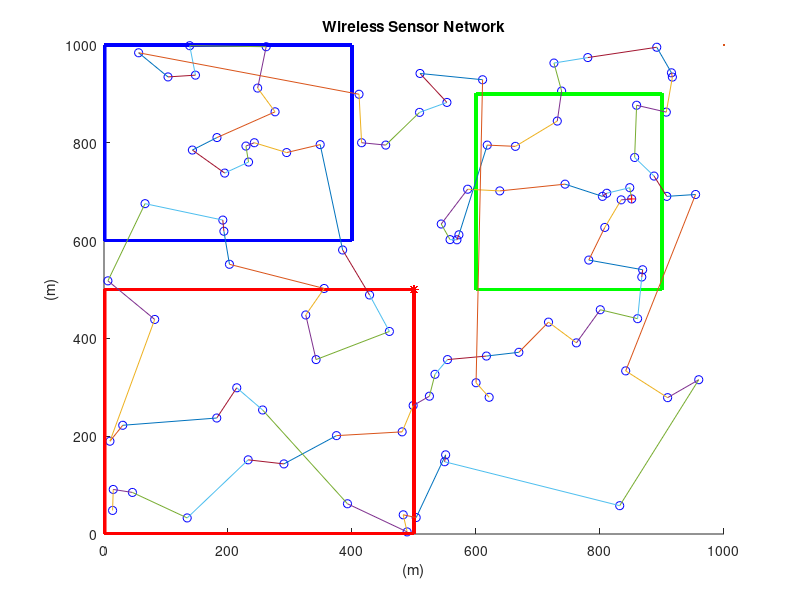

This figure's MATLAB source: (Note: this script raises an error after producing the figure.)
%%%%%%%%%%%%%%%%%%%%%%%%%%%%%%%%%%%%%%%%%%%%%%%%%%%%%%%%%%%%%%%%%%%%%%%%
%                              PEGASIS                                 %
%        Power-Efficient Gathering in Sensor Information Systems       %
%                              Protocol                                %
%                           Part of Thesis:                            %
%       Energy-Efficient Protocols In Wireless Sensor Networks         %
%  First Test (Consumed per trans.) -> 0.00101                                                                 %
% (c) Alexandros Nikolaos Zattas                                       %
% University of Peloponnese                                            %
% Department of Informatics and Telecommunications                     %
% For any related questions or additional information                  %
% send an e-mail to:                                                   %
% alexzattas@gmail.com                                                 %
%%%%%%%%%%%%%%%%%%%%%%%%%%%%%%%%%%%%%%%%%%%%%%%%%%%%%%%%%%%%%%%%%%%%%%%%
close all;
clear;
clc;
%%%%%%%%%%%%%%%%%%%% Network Establishment Parameters %%%%%%%%%%%%%%%%%%%%
%%% Area of Operation %%%
% Field Dimensions in meters %
xm=1000;
ym=1000;
maxRounds = 100;
packets_received = 0;
%x=0; % added for better display results of the plot
%y=0; % added for better display results of the plot
% Number of Nodes in the field %
n=100;
% Number of Dead Nodes in the beggining %
dead_nodes=0;
% Coordinates of the Sink (location is predetermined in this simulation) %
sinkx=xm/2;
sinky=ym/2;
%%% Energy Values %%%
% Initial Energy of a Node (in Joules) % 
Eo=0.02; % units in Joules
% Energy required to run circuity (both for transmitter and receiver) %
Eelec=50*0.000000001; % units in Joules/bit
ETX=50*0.000000001; % units in Joules/bit
ERX=50*0.000000001;
% Transmit Amplifier Types %
Efs=0.0013*0.000000000001; %10*0.000000000001 units in Joules/bit/m^2 (amount of energy spent by the amplifier to transmit the bits)
% Data Aggregation Energy %
EDA=5*0.000000001; % units in Joules/bit
tx_power=30;
% Size of data package %
packetLength=6400; % units in bits 
% Round of Operation %
rnd=0;
ctrPacketLength = 200;
% Current Number of operating Nodes %
operating_nodes=n;
transmissions=0;
d(n,n)=0;
temp_dead=0;
dead_nodes=0;
selected=0;
flag1stdead=0;
received_packets_array = zeros(1, flag1stdead + 1);
count=0;
turn=0;
temp_val=0;
min_power=-80;
mountain = [1, 1; 1, 500; 500, 500; 500, 1; 1,1];
forest = [600, 500; 600, 900; 900, 900; 900, 500; 600, 500];
lake = [1, 600; 1,1000; 400, 1000; 400, 600; 1,600];
%%%%%%%%%%%%%%%%%%%%%%%%%%% End of Parameters %%%%%%%%%%%%%%%%%%%%%%%%%%%%
            %%% Creation of the Wireless Sensor Network %%%
% Plotting the WSN %
for i=1:n
    
    SN(i).id=i;	% sensor's ID number
    SN(i).x=rand(1,1)*xm;	% X-axis coordinates of sensor node
    XR(i)=SN(i).x;
    SN(i).y=rand(1,1)*ym;	% Y-axis coordinates of sensor node
    YR(i)=SN(i).y;
    SN(i).E=Eo;     % nodes energy levels (initially set to be equal to "Eo"
    SN(i).cond=1;   % States the current condition of the node. when the node is operational its value is =1 and when dead =0
    SN(i).dts=0;    % nodes distance from the sink
    SN(i).role=0;   % node acts as normal if the value is '0', if elected as a cluster head it  gets the value '1' (initially all nodes are normal)
    SN(i).pos=0;
    SN(i).closest=0;
    SN(i).prev=0;
    S(i).packToSend=1; % number of data to send
    SN(i).dis=0;	% distance between two nodes headin towards to the cluster head from position 1
    SN(i).dis2=0;   % distance between two nodes headin towards to the cluster head from position 2
    SN(i).order=0;
    SN(i).sel=0;    % states if the node has already operated for this round or not (if 0 then no, if 1 then yes) 
    SN(i).rop=0;    % number of rounds node was operational
    SN(i).tel=0;    % states how many times the node was elected as a Cluster Head
    order(i)=0;
    hold on;
    figure(1)
    plot(xm,ym,SN(i).x,SN(i).y,'ob',sinkx,sinky,'*r');
    plot(mountain(:, 1), mountain(:, 2), 'r-', 'LineWidth', 2);
    plot(forest(:, 1), forest(:, 2), 'g-', 'LineWidth', 2);
    plot(lake(:,1), lake(:,2), 'b-', 'LineWidth', 2);
    title 'Wireless Sensor Network';
    xlabel '(m)';
    ylabel '(m)';
    
end
SN(n+1).x = sinkx;
SN(n+1).y = sinky;
 
    % Calculates Distance Between Each Node and the Sink (Base Station) %
 for i=1:n
    SN(i).dts=sqrt((sinkx-SN(i).x)^2 + (sinky-SN(i).y)^2);
    SN(i).Esink=Eelec*packetLength + Efs*packetLength*(SN(i).dts)^2;
    T(i)=SN(i).dts;
 end
 
 
    A=sort(T,'descend'); % Creates array A containing the distance between each node and the sink,
                % sorted in an asceding order
     
     A_id(1:n)=0;
     % Creates array A_id which is sorted in a way that it's elements are
     % aligned with those of A. Contains the node ID
     for i=1:n
         for j=1:n
            if A(i)==SN(j).dts
               A_id(i)=SN(j).id;
            end
         end
     end
     
     % Creation of d Array with shortest distances %
            for i=1:n
                SN(i).closest=0;
                for j=1:n
                    d(j,i)=sqrt((SN(i).x-SN(j).x)^2 + (SN(i).y-SN(j).y)^2);
                    if d(j,i)==0
                        d(j,i)=9999;
                    end
                end
            end
         
        for i=1:n     
            [M,I]=min(d(:,i)); % finds the minimum distance of node to CH
            [Row, Col] = ind2sub(size(d),I); % displays the Cluster Number in which this node belongs too
            SN(i).closest=Row; % assigns node to the cluster
            SN(i).dis= d(Row,i); % assigns the distance of node to CH
        end
     
        % Choosing furthest node from sink %
    for i=1:n
         if SN(A_id(i)).E>0 && SN(A_id(i)).sel==0 && SN(A_id(i)).cond==1
            set= A_id(i);
            SN(set).sel=1;
            SN(set).pos=1;
            break;
         end
    end
     order(1)=set;
     temp=1;   

    while selected<n
        min_dis=9999;
        for i=1:n
            if  SN(i).sel==0 
                d=sqrt((SN(i).x-SN(set).x)^2 + (SN(i).y-SN(set).y)^2);
                if d<min_dis
                    min_dis=d;
                    next=i; 
                end
            end
        end
        selected=selected+1;
        SN(set).closest=next;
        SN(set).dis=min_dis;
        SN(next).sel=1;
        SN(next).prev=set;
        SN(next).dis2=sqrt((SN(set).x-SN(next).x)^2 + (SN(set).y-SN(next).y)^2);
        plot([SN(set).x SN(next).x], [SN(set).y SN(next).y])
        hold on;
        set=next;
        temp=temp+1;
        order(temp)=set;
    end
        order(n+1)=[];
        SN(set).pos=2;
        SN(set).dis=0;
        SN(set).closest=0;
        for i=1:n
            if SN(i).closest==set && SN(i).pos==0;
               SN(set).prev=i;
               SN(set).dis2=sqrt((SN(i).x-SN(set).x)^2 + (SN(i).y-SN(set).y)^2);
            end
        end
    
        
        
        
for rnd = 1:maxRounds
                    % Data Transmission %
    if operating_nodes == 1
        fprintf("Transmittion Stopped, only one node is alive.\n");
        break;
    end
    energy=0;
    for i=1:n
        SN(i).role=0;
    end
     
        % Cluster Head Election %
    cluster_head=mod(turn,n) +1;
    if SN(cluster_head).cond==0
        while SN(cluster_head).cond==0
            turn=turn+1;
            cluster_head=mod(turn,n) +1;
        end
    end
    if SN(cluster_head).cond==1
        SN(cluster_head).role=1;
        SN(cluster_head).tel=SN(cluster_head).tel+1;
        figure(1)
        plot(SN(cluster_head).x,SN(cluster_head).y,'+r')
    end
    for i=1:n
        if order(i)==cluster_head
            cl_pos=i;
            break;
        end
    end
        
    for i=1:n
        if SN(order(i)).E>0 && SN(order(i)).cond==1
            if i<cl_pos       
              %%%%%%%%%%%%%%%%%%%%%%%%%%%%%%%%%
              if SN(order(i)).pos==1 && SN(order(i)).role==0 
                  SN(i).E = SN(i).E -(ETX*(ctrPacketLength) + Efs*ctrPacketLength); 
                  SN(i).E = SN(i).E -(ETX*(packetLength) + Efs*packetLength);
              end
              %%%%%%%%%%%%%%%%%%%%%%%%%%%%%%%%%
              if SN(order(i)).pos==0 && SN(order(i)).role==0
                  SN(i).E = SN(i).E -(ETX*(ctrPacketLength) + Efs*ctrPacketLength); 
                  SN(i).E = SN(i).E -(ETX*(packetLength) + Efs*packetLength);
                  
                  power=tx_power;
                  source = [SN(i).x, SN(i).y];
                  dest = [SN(n+1).x, SN(n+1).y];
                  distTemp=pdist2(source,dest);
                  %distTemp = norm(source - dest); % Euclidean distance calculation
    
                  [in1, dist1]=distInRegion(source,dest,mountain);
                  [in2, dist2]=distInRegion(source,dest,forest);
                  [in3, dist3]=distInRegion(source,dest,lake);
                  % Is the packet received?
                  
                  power=calcLossEnv(in1,dist1,3,power);
                  distTemp=distTemp-dist1;
        
                  power=calcLossEnv(in2,dist2,2,power);
                  distTemp=distTemp-dist2;
        
                  power=calcLossEnv(in3,dist3,4,power);
                  distTemp=distTemp-dist3;
        
                  power_lost=SendSignal(1,distTemp);
                  power=power-power_lost;
                  if((power)>min_power)
                      SN(order(i)).E =SN(order(i)).E - ((ERX + EDA)*packetLength);
                      SN(order(i)).E =SN(order(i)).E - ERX * ctrPacketLength;
                      %ERX1=(EDA+Eelec)*(packetLength);
                      %ERX2=(Eelec*ctrPacketLength);
                      %SN(order(i)).E =SN(order(i)).E - ERX1;
                      %SN(order(i)).E =SN(order(i)).E - ERX2;
                     % SN(order(i)).E =SN(order(i)).E - ERX *ctrPacketLength;
                  end
              end     
          end
               
           if i>cl_pos       
              %%%%%%%%%%%%%%%%%%%%%%%%%%%%%%%%%
              if SN(order(i)).pos==2 && SN(order(i)).role==0 
                  SN(i).E = SN(i).E -(ETX*(ctrPacketLength) + Efs*ctrPacketLength); 
                  SN(i).E = SN(i).E -(ETX*(packetLength) + Efs*packetLength);
              end
              %%%%%%%%%%%%%%%%%%%%%%%%%%%%%%%%%
              if SN(order(i)).pos==0 && SN(order(i)).role==0
                  SN(i).E = SN(i).E -(ETX*(ctrPacketLength) + Efs*ctrPacketLength); 
                  SN(i).E = SN(i).E -(ETX*(packetLength) + Efs*packetLength);

                  power=tx_power;
                  %is the paquet going through hard terrain?
                  source=[SN(i).x,SN(i).y];
                  dest=[(SN(n+1).x),(SN(n+1).y)];
                  distTemp=pdist2(source,dest);
                  [in1,dist1]=distInRegion(source,dest,mountain);
                  [in2,dist2]=distInRegion(source,dest,forest);
                  [in3, dist3]=distInRegion(source,dest,lake);
                  % Is the packet received?
                  
                  power=calcLossEnv(in1,dist1,3,power);
                  distTemp=distTemp-dist1;
        
                  power=calcLossEnv(in2,dist2,2,power);
                  distTemp=distTemp-dist2;
        
                  power=calcLossEnv(in3,dist3,4,power);
                  distTemp=distTemp-dist3;
        
                  power_lost=SendSignal(1,distTemp);
                  power=power-power_lost;
                  if((power)>min_power)
                      SN(order(i)).E =SN(order(i)).E - ((ERX + EDA)*packetLength);
                      SN(order(i)).E =SN(order(i)).E - ERX * ctrPacketLength;
                  end
               end    
            end
            
           if i==cl_pos       
              %%%%%%%%%%%%%%%%%%%%%%%%%%%%%%%%%%%%%%%%%%%%%%%
              if SN(order(i)).pos==0  && SN(order(i)).role==1
                  SN(i).E = SN(i).E -(ETX*(ctrPacketLength) + Efs*ctrPacketLength); 
                  SN(i).E = SN(i).E -(ETX*(packetLength) + Efs*packetLength);

                  power=tx_power;
                  %is the paquet going through hard terrain?
                  source=[SN(i).x,SN(i).y];
                  dest=[(SN(n+1).x),(SN(n+1).y)];
                  distTemp=pdist2(source,dest);
                  [in1,dist1]=distInRegion(source,dest,mountain);
                  [in2,dist2]=distInRegion(source,dest,forest);
                  [in3, dist3]=distInRegion(source,dest,lake);
                  % Is the packet received?
                  
                  power=calcLossEnv(in1,dist1,3,power);
                  distTemp=distTemp-dist1;
        
                  power=calcLossEnv(in2,dist2,2,power);
                  distTemp=distTemp-dist2;
        
                  power=calcLossEnv(in3,dist3,4,power);
                  distTemp=distTemp-dist3;
        
                  power_lost=SendSignal(1,distTemp);
                  power=power-power_lost;
                  if((power)>min_power)
                      SN(order(i)).E =SN(order(i)).E - ((ERX + EDA)*packetLength);
                      SN(order(i)).E =SN(order(i)).E - ERX * ctrPacketLength;
                  end
              end
              %%%%%%%%%%%%%%%%%%%%%%%%%%%%%%%%%%%%%%%%%%%%%%%
              if SN(order(i)).pos==1  && SN(order(i)).role==1
                  SN(i).E = SN(i).E -(ETX*(ctrPacketLength) + Efs*ctrPacketLength); 
                  SN(i).E = SN(i).E -(ETX*(packetLength) + Efs*packetLength);

                  power=tx_power;
                  %is the paquet going through hard terrain?
                  source=[SN(i).x,SN(i).y];
                  dest=[(SN(n+1).x),(SN(n+1).y)];
                  distTemp=pdist2(source,dest);
                  [in1,dist1]=distInRegion(source,dest,mountain);
                  [in2,dist2]=distInRegion(source,dest,forest);
                  [in3, dist3]=distInRegion(source,dest,lake);
                  % Is the packet received?
                  
                  power=calcLossEnv(in1,dist1,3,power);
                  distTemp=distTemp-dist1;
        
                  power=calcLossEnv(in2,dist2,2,power);
                  distTemp=distTemp-dist2;
        
                  power=calcLossEnv(in3,dist3,4,power);
                  distTemp=distTemp-dist3;
        
                  power_lost=SendSignal(1,distTemp);
                  power=power-power_lost;
                  if((power)>min_power)
                      SN(order(i)).E =SN(order(i)).E - ((ERX + EDA)*packetLength);
                      SN(order(i)).E =SN(order(i)).E - ERX * ctrPacketLength;
                  end
              end
              %%%%%%%%%%%%%%%%%%%%%%%%%%%%%%%%%%%%%%%%%%%%%%%
              if SN(order(i)).pos==2  && SN(order(i)).role==1
                  SN(i).E = SN(i).E -(ETX*(ctrPacketLength) + Efs*ctrPacketLength); 
                  SN(i).E = SN(i).E -(ETX*(packetLength) + Efs*packetLength);

                  power=tx_power;
                  %is the paquet going through hard terrain?
                  source=[SN(i).x,SN(i).y];
                  dest=[(SN(n+1).x),(SN(n+1).y)];
                  distTemp=pdist2(source,dest);
                  [in1,dist1]=distInRegion(source,dest,mountain);
                  [in2,dist2]=distInRegion(source,dest,forest);
                  [in3, dist3]=distInRegion(source,dest,lake);
                  % Is the packet received?
                  
                  power=calcLossEnv(in1,dist1,3,power);
                  distTemp=distTemp-dist1;
        
                  power=calcLossEnv(in2,dist2,2,power);
                  distTemp=distTemp-dist2;
        
                  power=calcLossEnv(in3,dist3,4,power);
                  distTemp=distTemp-dist3;
        
                  power_lost=SendSignal(1,distTemp);
                  power=power-power_lost;
                  if((power)>min_power)
                      SN(order(i)).E =SN(order(i)).E - ((ERX + EDA)*packetLength);
                      SN(order(i)).E =SN(order(i)).E - ERX * ctrPacketLength;
                  end
               end 
           end
           packets_received = packets_received + 1;        
           received_packets_array(rnd+1) = packets_received;
        end
        if SN(order(i)).E<=0 && SN(order(i)).cond==1
             SN(order(i)).cond=0;
             %%%%%%%%%%%%%%%%%%%%%%%%%%%%%%%%%
             if SN(order(i)).pos==1 && SN(order(i)).role==0
                if operating_nodes==1
                done='OK'
                else
                t=i;
                while SN(order(t)).cond==0 && t<n
                    t=t+1;
                end
                SN(order(t)).pos=1;
                SN(order(t)).prev=0;
                end
             end
             %%%%%%%%%%%%%%%%%%%%%%%%%%%%%%%%%
             if SN(order(i)).pos==2 && SN(order(i)).role==0
                if operating_nodes==1
                done='OK';
                else
                t=i;
                while SN(order(t)).cond==0 && t>1
                    t=t-1;
                end
                SN(order(t)).pos=2; 
                SN(order(t)).closest=0;
                end
             end
             %%%%%%%%%%%%%%%%%%%%%%%%%%%%%%%%%
             if SN(order(i)).pos==0 && SN(order(i)).role==1
                SN(order(i)).role=0;
                after=i;
                for l=after:n 
                    if SN(order(l)).cond==1
                    break;
                    end
                end
                bef=i;
                for j=bef:-1:1 
                    if SN(order(j)).cond==1
                    break;
                    end
                end
                SN(order(j)).closest=order(l);
                SN(order(l)).prev=order(j);
                SN(order(j)).dis=sqrt((SN(order(l)).x-SN(order(j)).x)^2 + (SN(order(l)).y-SN(order(j)).y)^2);
                SN(order(l)).dis2=SN(order(j)).closest; 
             end
             %%%%%%%%%%%%%%%%%%%%%%%%%%%%%%%%%
             if SN(order(i)).pos==1 && SN(order(i)).role==1
                SN(order(i)).role=0;
                t=i;
                while SN(order(t)).cond==0 && t<n
                    t=t+1;
                end
                SN(order(t)).pos=1;
             end
             %%%%%%%%%%%%%%%%%%%%%%%%%%%%%%%%%
             if SN(order(i)).pos==2 && SN(order(i)).role==1
                SN(order(i)).role=0;
                t=i;
                while SN(order(t)).cond==0 && t>1
                    t=t-1;
                end
                SN(order(t)).pos=2; 
             end
             %%%%%%%%%%%%%%%%%%%%%%%%%%%%%%%%%
             if SN(order(i)).pos==0 && SN(order(i)).role==0
                after=i;
                for l=after:n 
                    if SN(order(l)).cond==1
                    break;
                    end
                end
                bef=i;
                for j=bef:-1:1 
                    if SN(order(j)).cond==1
                    break;
                    end
                end
                SN(order(j)).closest=order(l);
                SN(order(l)).prev=order(j);
                SN(order(j)).dis=sqrt((SN(order(l)).x-SN(order(j)).x)^2 + (SN(order(l)).y-SN(order(j)).y)^2);
                SN(order(l)).dis2=SN(order(j)).dis;       
             end
             operating_nodes=operating_nodes-1;
             dead_nodes=dead_nodes+1;
             SN(order(i)).closest=0; 
             SN(order(i)).prev=0;
             SN(order(i)).dis=0;
             SN(order(i)).dis2=0;
             SN(order(i)).pos=101;
             SN(order(i)).rop=rnd;
         end
     end
     if operating_nodes<n && temp_val==0
        temp_val=1;
        flag1stdead=rnd;
     end
    % if energy>0
    %     nrg(rnd)=energy;
    % end
     rnd=rnd+1;
     turn=turn+1;
     op(rnd)=operating_nodes;
end


%figure(1); % Make sure you're plotting on the correct figure
%plot([SN(i).x sinkx], [SN(i).y sinky], 'g-'); % Change color and style as needed

%plot(x, y, xm, ym, SN(i).x, SN(i).y, 'ob', sinkx, sinky, '*r');


fprintf('Number of packets Received by Sink: %d\n', packets_received);
%Plotting Figure

%plot(0:rnd, received_packets_array, '-o');
%title('Number of Received Packets Over Time');
%xlabel("Round");
%ylabel("Number of Packets Received");

sum=0;
%for i=1:flag1stdead
%    sum = nrg(i) + sum;
%end
temp1=sum/flag1stdead;
temp2=temp1/n;
for i=1:flag1stdead
    avg_node(i)=temp2;
end        
   
    % Plotting Simulation Results "Operating Nodes per Transmission" %
    figure(2)
    plot(1:rnd,op(1:rnd),'-r','Linewidth',2);
    title ({'PEGASIS'; 'Operational Nodes per Transmission';})
    xlabel 'Transmissions';
    ylabel 'Operational Nodes';
    hold on;
    
    % Check Energy Consumption Data
%    disp(nrg);
    %%
    % Plotting Simulation Results "Energy consumed per Transmission" %
    %figure(3)
    %plot(1:flag1stdead, nrg(1:flag1stdead), '-r', 'Linewidth', 2);
    %title({'PEGASIS'; 'Energy consumed per Transmission';})
    %xlabel 'Transmission';
    %ylabel 'Energy ( J )';
    %hold on;

    % Plotting Number of Packets Received by the Base Station %
    figure(4)
    plot(1:rnd, received_packets_array, '-b', 'Linewidth', 2);
    title({'PEGASIS'; 'Number of Packets Received by the Base Station';})
    xlabel 'Transmissions';
    ylabel 'Number of Packets Received';
    hold on;

    % Plotting Number of Packets Received per Transmission
    figure;
    plot(1:rnd-1, diff(received_packets_array), '-o', 'LineWidth', 2);
    title('Packets Received per Transmission');
    xlabel('Transmission');
    ylabel('Packets Received');
    grid on;

    % Check if avg_node is not empty before plotting
    if exist('avg_node', 'var')
        % Plotting Simulation Results "Average Energy consumed by a Node per Transmission"
        figure(5)
        plot(1:flag1stdead, avg_node(1:flag1stdead), '-r', 'Linewidth', 2);
        title({'PEGASIS'; 'Average Energy consumed by a Node per Transmission';})
        xlabel 'Transmissions';
        ylabel 'Energy ( J )';
        hold on;
    else
        disp('avg_node is empty. Check the code for errors.');
    end

    
    % Check Average Node Energy Data
    disp(avg_node);
    

  